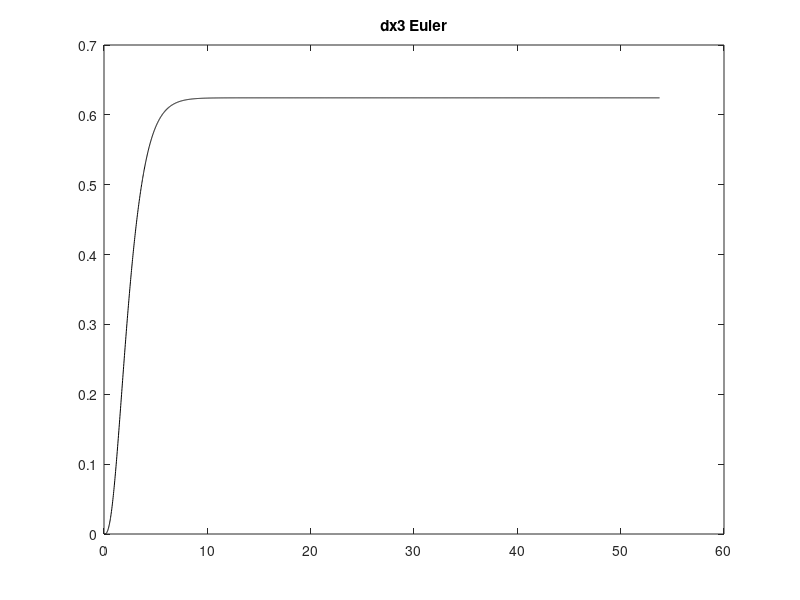
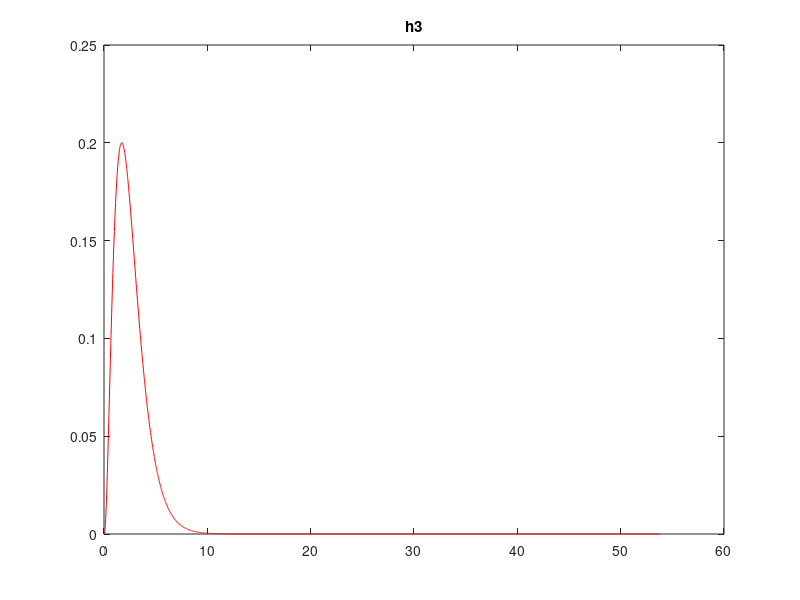
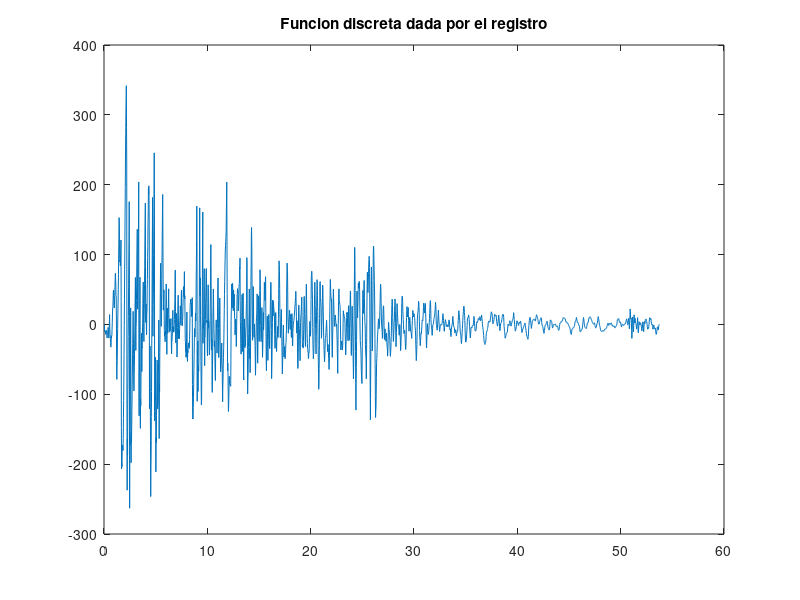
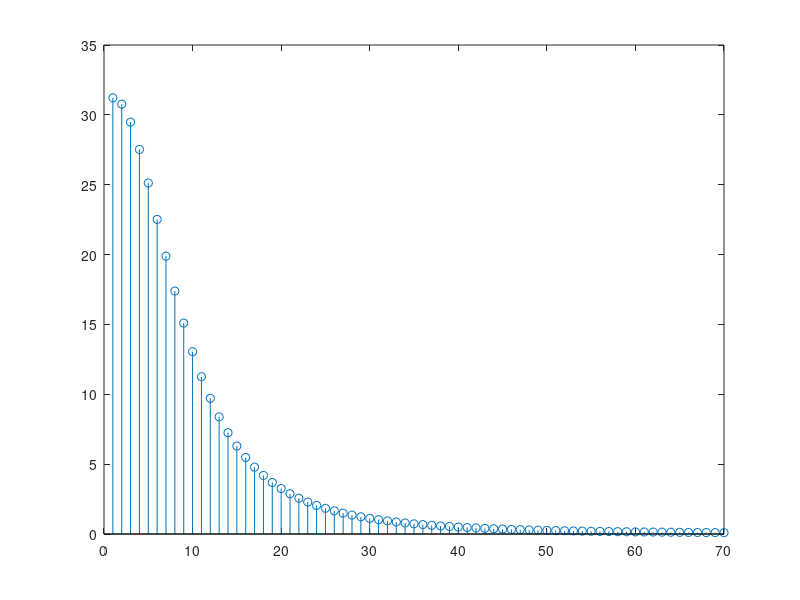

Write MATLAB code to recreate these figures, in order.
function globalLucas

  clc,clear

  ##CARGAMOS FUNCION
  gr=load("global.txt","-ascii");

  ##VARIABLES
  N=2688;
  rho=1.17;
  dt=0.02;
  t0=0;
  tf=(N-1)*dt;

  ##EJERCICIO 1
  ##EDO
  t2(1)=0;
  dx1(1)=0;
  dx2(1)=0;
  dx3(1)=0;
  h3(1)=0;

  ##SISTEMA EDO
  for k=1:N
    t2(k+1)=t2(k)+dt;
    g2(k)=1;
    dx1(k+1)=dx1(k)+dt*((-rho)*dx1(k)+0*dx2(k)+0*dx3(k)+1*g2(k));
    dx2(k+1)=dx2(k)+dt*(1*dx1(k)+(-rho)*dx2(k)+0*dx3(k)+0*g2(k));
    dx3(k+1)=dx3(k)+dt*(0*dx1(k)+1*dx2(k)+(-rho)*dx3(k)+0*g2(k));
    h3(k+1)=(0*dx1(k)+1*dx2(k)+(-rho)*dx3(k));
  endfor

  figure(1)
  plot(t2,dx3,'black')
  title("dx3 Euler")


  figure(2)
  plot(t2,h3,'red')
  title("h3")

  ##EJERCICIO 2

  ##VECTOR T
  for i=1:N
    t(i)= t0+ (i-1)*dt;
  endfor

  ##PLOT FIGURE 1
  figure (3)
  plot(t,gr)
  title("Funcion discreta dada por el registro")

  ##EJERCICIO 3
  H3=fft(h3);

  figure(4)
  stem(abs(H3(1:70)))

  ##EJERCICIO 4
  Gr=fft(gr);

  figure(5)
  stem(abs(Gr(1:N/2)))

  ##EJERCICIO 5
  for k=1:N
    Ycf(k)=H3(k)*Gr(k);
  endfor

  figure(6)
  stem(abs(Ycf(1:N/20)))

  ##EJERCICIO 6
  ycf=dt*ifft(Ycf);

  figure(7)
  plot(t,ycf,'g')

  ##EJERCICIO 7
  cn=dt*conv(h3,gr);

  figure(8)
  plot(t(1:N-1),cn(1:N-1),'g')


endfunction
